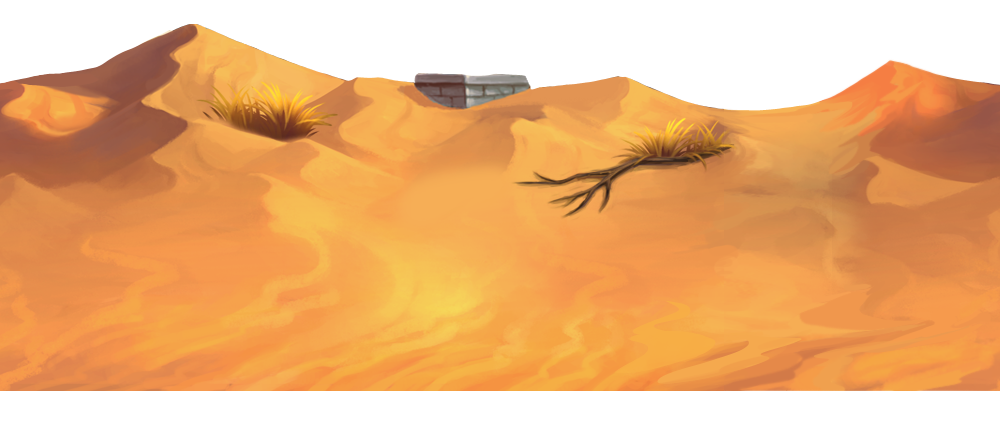
#> input picture temp/100111.png, 1000 x 436 px; its folder holds only this picture in this run
$ python compress_batch.py   (Python 2 division)
#> lines starting #> are read from the running program, lines starting #| are printed output that depends on the picture
#coding=utf-8

import numpy
import Image
import os, sys, shutil
import zipfile

PNG = ".png"
JPG = ".jpg"
DATA = "_data"
MASK = "_mask"
MERGE = "_merge"
COMPRESS = "_compress"

#设置处理当前路径
path = ".";
#path = os.path.abspath(".")
total = len(os.listdir(path))

print "Start decode total %d" % total

#检测当前文件夹
if os.path.isdir(path):
    #获取文件列表
    pngList = os.listdir(path)
    #遍历png
    for index in range(len(pngList)):
        #获取原图片
        name = pngList[index]
        #解析文件名
        head = os.path.splitext(name)[0]
        #解析文件后缀
        suffix = os.path.splitext(name)[1]

        if suffix == PNG and not(COMPRESS in head) and not(MERGE in head):

            ################################################################
            #拆分测试
            ################################################################

            im = Image.open(name)
#> im is the input picture: PIL image 1000x436 RGBA; mean R, G, B, A 232, 172.5, 117.2, 184.6
            #获取原图片的通道
            r, g, b, a = im.split()
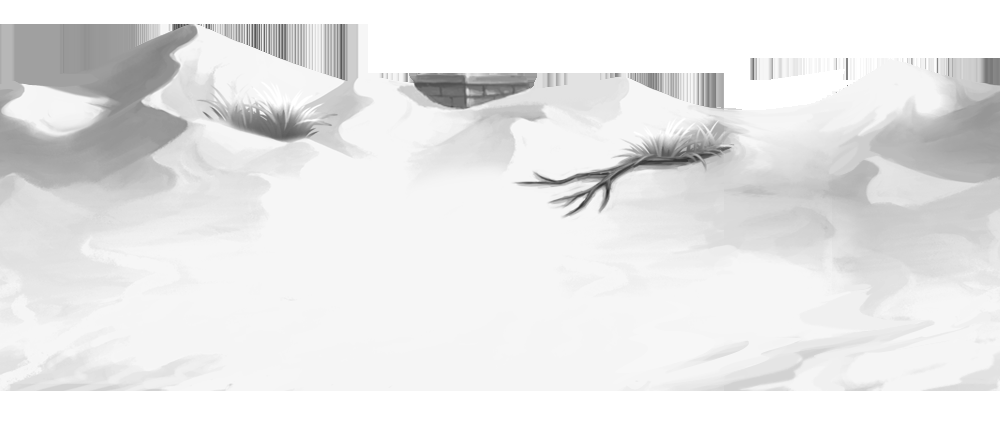
#> r: PIL image 1000x436 L; min 38, max 255, mean 232
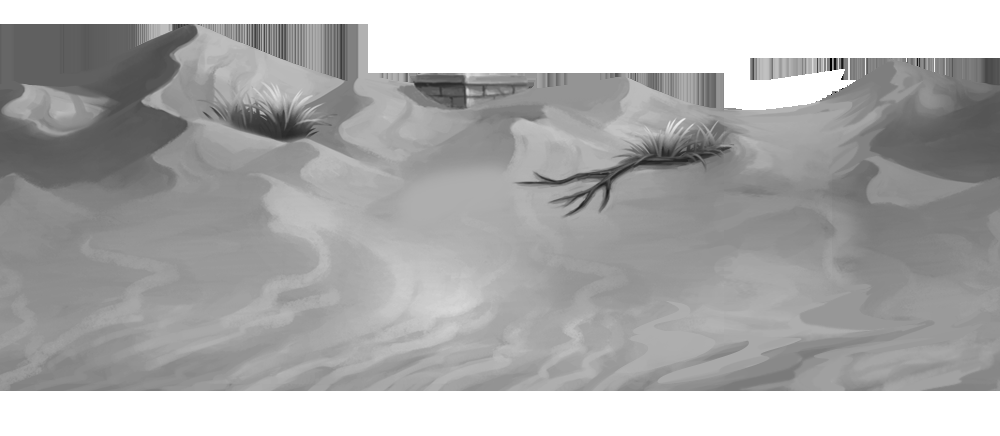
#> g: PIL image 1000x436 L; min 0, max 255, mean 172.5
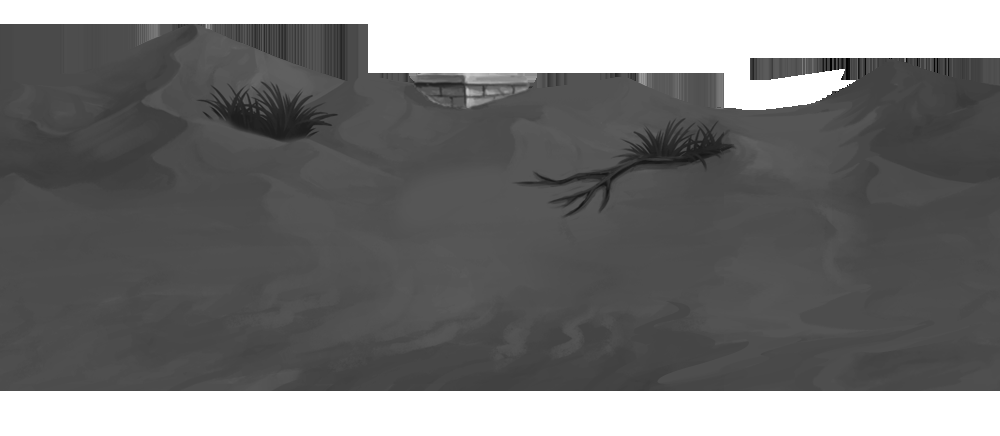
#> b: PIL image 1000x436 L; min 0, max 255, mean 117.2
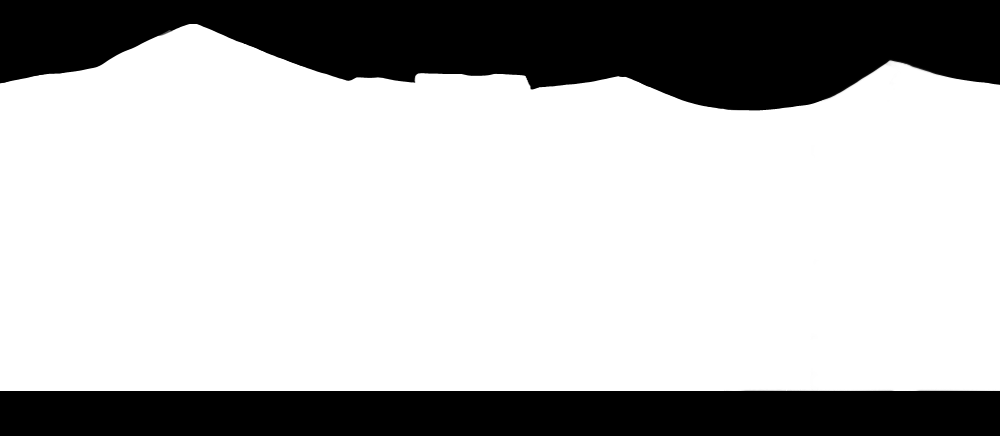
#> a: PIL image 1000x436 L; min 0, max 255, mean 184.6
            #保存为jpg
            im.save(head + DATA, "JPEG")

            #生成灰度图
            array = numpy.asarray(a, dtype=numpy.uint8)
            output = Image.fromarray(array)
            output.save(head + MASK, "JPEG")

            #压缩
            output = zipfile.ZipFile(head + COMPRESS + PNG, "w", zipfile.ZIP_DEFLATED)
#> (the run stopped early here; a loop or call above may not have finished)
